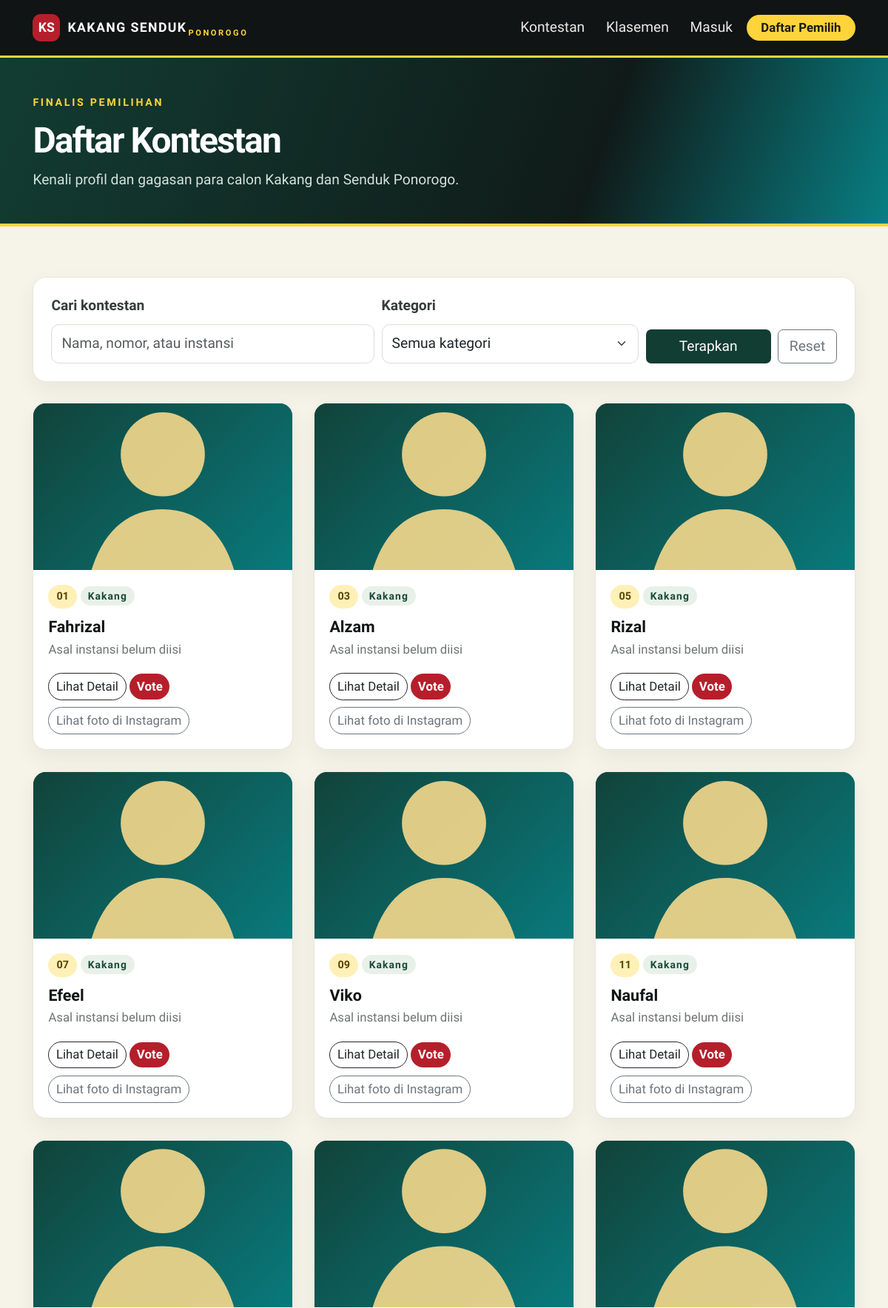
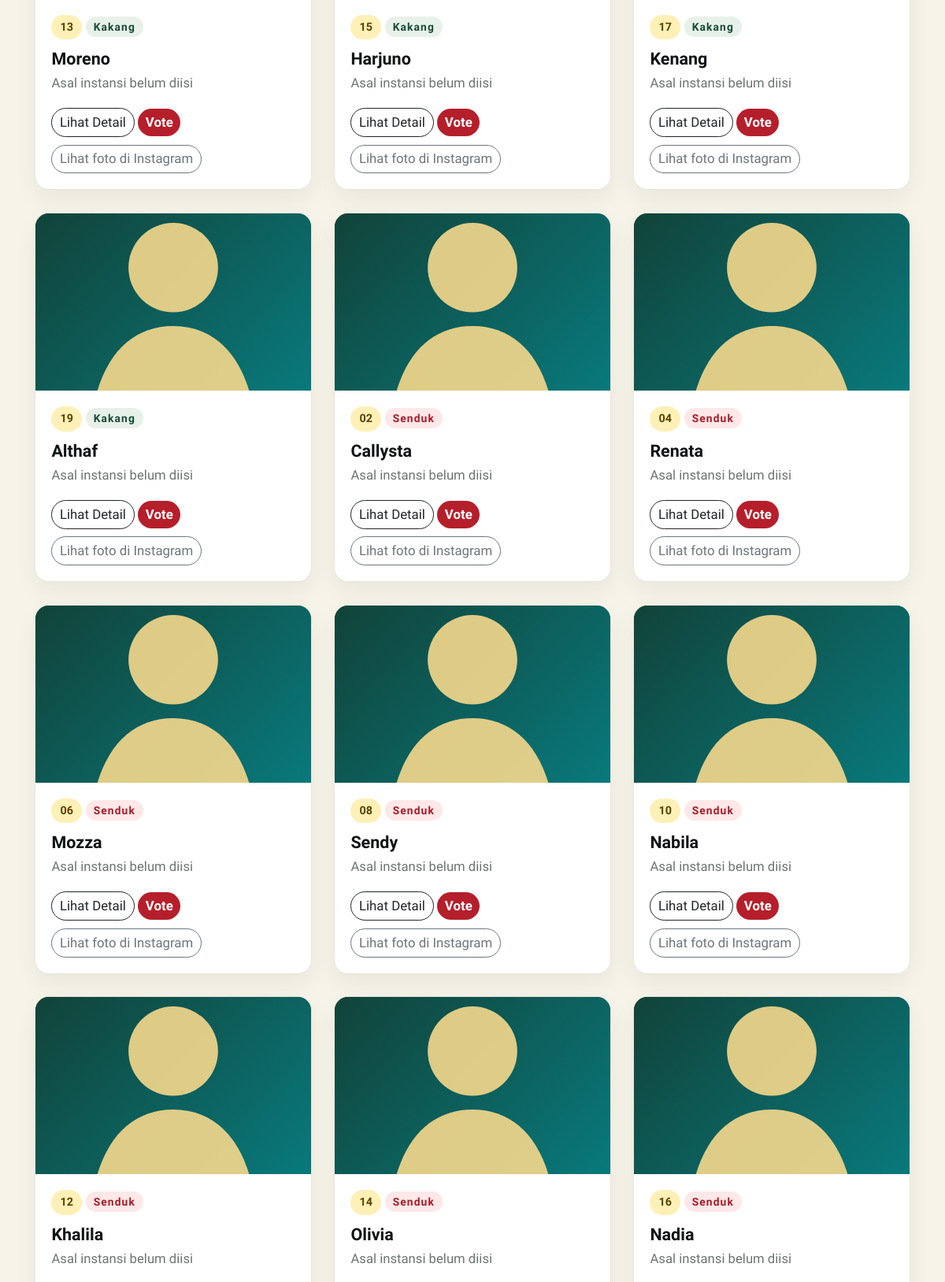
The page /pages/kontestan.php (upper part) on the database its author committed (2 pictures, top to bottom).
### tables this page shows
CREATE TABLE kontestan (
  id INT UNSIGNED AUTO_INCREMENT PRIMARY KEY,
  nomor_peserta VARCHAR(10) NOT NULL,
  nama VARCHAR(100) NOT NULL,
  kategori ENUM('Kakang','Senduk') NOT NULL,
  foto VARCHAR(255) DEFAULT NULL,
  instagram_url VARCHAR(255) DEFAULT NULL,
  asal_instansi VARCHAR(150) DEFAULT NULL,
  tempat_lahir VARCHAR(100) DEFAULT NULL,
  tanggal_lahir DATE DEFAULT NULL,
  visi TEXT,
  misi TEXT,
  prestasi TEXT,
  deskripsi TEXT,
  created_at TIMESTAMP NOT NULL DEFAULT CURRENT_TIMESTAMP,
  UNIQUE KEY uq_nomor_kategori (nomor_peserta, kategori)
);

### config/bootstrap.php (called while the page is built, shortened)
<?php
function url(string $path = ''): string {
    return BASE_URL . ($path !== '' ? '/' . ltrim($path, '/') : '');
}
function e($value): string {
    return htmlspecialchars((string)($value ?? ''), ENT_QUOTES, 'UTF-8');
}
function current_user(): ?array { return $_SESSION['user'] ?? null; }

### pages/kontestan.php (the view, shortened to what this page needs)
<?php
require_once __DIR__ . '/../config/bootstrap.php';
$category = $_GET['kategori'] ?? 'Semua'; $search = trim($_GET['q'] ?? '');
$sql = 'SELECT * FROM kontestan WHERE 1=1'; $params = [];
$sql .= " ORDER BY FIELD(kategori,'Kakang','Senduk'), nomor_peserta";
$stmt = $pdo->prepare($sql); $stmt->execute($params); $candidates = $stmt->fetchAll();
require __DIR__ . '/../includes/header.php';
?>
<header class="page-head"><div class="container"><span class="eyebrow">Finalis pemilihan</span><h1 class="mt-2">Daftar Kontestan</h1><p>Kenali profil dan gagasan para calon Kakang dan Senduk Ponorogo.</p></div></header>
<section class="section-pad"><div class="container"><form class="panel-card mb-4" method="get"><div class="row g-2 align-items-end"><div class="col-md-5"><label class="form-label">Cari kontestan</label><input name="q" class="form-control" placeholder="Nama, nomor, atau instansi" value="<?= e($search) ?>"></div><div class="col-md-4"><label class="form-label">Kategori</label><select class="form-select" name="kategori"><option value="Semua">Semua kategori</option><option <?= $category==='Kakang'?'selected':'' ?>>Kakang</option><option <?= $category==='Senduk'?'selected':'' ?>>Senduk</option></select></div><div class="col-md-3 d-flex gap-2"><button class="btn btn-green flex-fill">Terapkan</button><a class="btn btn-outline-secondary" href="<?= url('pages/kontestan.php') ?>">Reset</a></div></div></form>
<div class="row g-4">
  <?php foreach ($candidates as $c): ?>
    <div class="col-sm-6 col-lg-4">
      <div class="candidate-card">
        <img class="candidate-photo" src="<?= $c['foto'] ? url('uploads/' . rawurlencode($c['foto'])) : url('assets/img/placeholder.svg') ?>" alt="Foto <?= e($c['nama']) ?>">
        <div class="candidate-body">
          <span class="candidate-number"><?= e($c['nomor_peserta']) ?></span>
          <span class="category-pill <?= $c['kategori'] === 'Kakang' ? 'category-kakang' : 'category-senduk' ?>"><?= e($c['kategori']) ?></span>
          <h3><?= e($c['nama']) ?></h3>
          <p><?= e($c['asal_instansi'] ?: 'Asal instansi belum diisi') ?></p>
          <a class="btn btn-outline-dark btn-sm rounded-pill" href="<?= url('pages/detail-kontestan.php?id=' . $c['id']) ?>">Lihat Detail</a>
          <a class="btn btn-red btn-sm rounded-pill" href="<?= url(current_user() ? 'pages/voting.php' : 'auth/login.php') ?>">Vote</a>
          <?php if (!empty($c['instagram_url'])): ?>
            <a class="btn btn-outline-secondary btn-sm rounded-pill mt-2" href="<?= e($c['instagram_url']) ?>" target="_blank" rel="noopener noreferrer">Lihat foto di Instagram</a>
          <?php endif; ?>
        </div>
      </div>
    </div>
  <?php endforeach; ?>
</div>
</div></section>
<?php require __DIR__ . '/../includes/footer.php'; ?>

### assets/css/style.css (style rules this page uses)
:root { --ink:#101414;--red:#b51f2b;--red2:#8f1520;--gold:#ffd43b;--green:#123d32;--turq:#087f83;--cream:#f6f3e9;--muted:#6c7471;--hero-bg:url('https://encrypted-tbn0.gstatic.com/images?q=tbn:ANd9GcT91p-u31Nt3CV8SsnzkvPJIyOfwQrqgRu5hE1A7wv44w&s=10') }
* { box-sizing:border-box }
body { margin:0;background:var(--cream);color:var(--ink);font-family:Inter,system-ui,-apple-system,"Segoe UI",sans-serif }
.btn-red { background:var(--red);color:#fff;border:0;font-weight:700 }
.btn-green { background:var(--green);color:#fff;border:0 }
.eyebrow { display:inline-block;color:var(--gold);font-weight:800;letter-spacing:.19em;text-transform:uppercase;font-size:.74rem }
.section-pad { padding:68px 0 }
.feature-card,.candidate-card,.panel-card,.stat-card { background:#fff;border:1px solid #e9e5d9;border-radius:18px;box-shadow:0 12px 30px rgba(16,20,20,.055) }
.candidate-card { overflow:hidden;height:100%;transition:.2s }
.candidate-photo { height:225px;width:100%;object-fit:cover;background:linear-gradient(135deg,#123d32,#087f83) }
.candidate-body { padding:20px }
.candidate-number { display:inline-block;background:#fff0b7;color:#5a4300;border-radius:30px;padding:5px 11px;font-size:.75rem;font-weight:900 }
.category-pill { font-size:.72rem;font-weight:850;letter-spacing:.08em;border-radius:30px;padding:5px 10px }
.category-kakang { background:#e8f1e9;color:#184b38 }
.category-senduk { background:#ffe8e8;color:#a51c29 }
.candidate-body h3 { font-size:1.12rem;font-weight:900;margin:12px 0 5px }
.candidate-body p { font-size:.87rem;color:var(--muted) }
.page-head { background:linear-gradient(110deg,#123d32,#101b19 67%,#087f83);color:white;padding:45px 0;border-bottom:4px solid var(--gold) }
.page-head h1 { font-weight:950;letter-spacing:-.04em }
.page-head p { color:#d6e0dc;margin:0 }
.panel-card { padding:24px }
.form-label { font-weight:750;color:#343d39 }
.form-control,.form-select { border-radius:11px;padding:11px 13px;border-color:#d9ded7 }
:root { font-size:120% }
body { font-family:"Lexend",system-ui,-apple-system,"Segoe UI",sans-serif }

### rows shown on the page
kontestan: nomor_peserta "01", kategori "Kakang", nama "Fahrizal", asal_instansi "Asal instansi belum diisi"
kontestan: nomor_peserta "03", kategori "Kakang", nama "Alzam", asal_instansi "Asal instansi belum diisi"
kontestan: nomor_peserta "05", kategori "Kakang", nama "Rizal", asal_instansi "Asal instansi belum diisi"
kontestan: nomor_peserta "07", kategori "Kakang", nama "Efeel", asal_instansi "Asal instansi belum diisi"
kontestan: nomor_peserta "09", kategori "Kakang", nama "Viko", asal_instansi "Asal instansi belum diisi"
kontestan: nomor_peserta "11", kategori "Kakang", nama "Naufal", asal_instansi "Asal instansi belum diisi"
kontestan: nomor_peserta "13", kategori "Kakang", nama "Moreno", asal_instansi "Asal instansi belum diisi"
kontestan: nomor_peserta "15", kategori "Kakang", nama "Harjuno", asal_instansi "Asal instansi belum diisi"
kontestan: nomor_peserta "17", kategori "Kakang", nama "Kenang", asal_instansi "Asal instansi belum diisi"
kontestan: nomor_peserta "19", kategori "Kakang", nama "Althaf", asal_instansi "Asal instansi belum diisi"
kontestan: nomor_peserta "02", kategori "Senduk", nama "Callysta", asal_instansi "Asal instansi belum diisi"
kontestan: nomor_peserta "04", kategori "Senduk", nama "Renata", asal_instansi "Asal instansi belum diisi"
kontestan: nomor_peserta "06", kategori "Senduk", nama "Mozza", asal_instansi "Asal instansi belum diisi"
kontestan: nomor_peserta "08", kategori "Senduk", nama "Sendy", asal_instansi "Asal instansi belum diisi"
kontestan: nomor_peserta "10", kategori "Senduk", nama "Nabila", asal_instansi "Asal instansi belum diisi"
kontestan: nomor_peserta "12", kategori "Senduk", nama "Khalila", asal_instansi "Asal instansi belum diisi"
kontestan: nomor_peserta "14", kategori "Senduk", nama "Olivia", asal_instansi "Asal instansi belum diisi"
kontestan: nomor_peserta "16", kategori "Senduk", nama "Nadia", asal_instansi "Asal instansi belum diisi"
